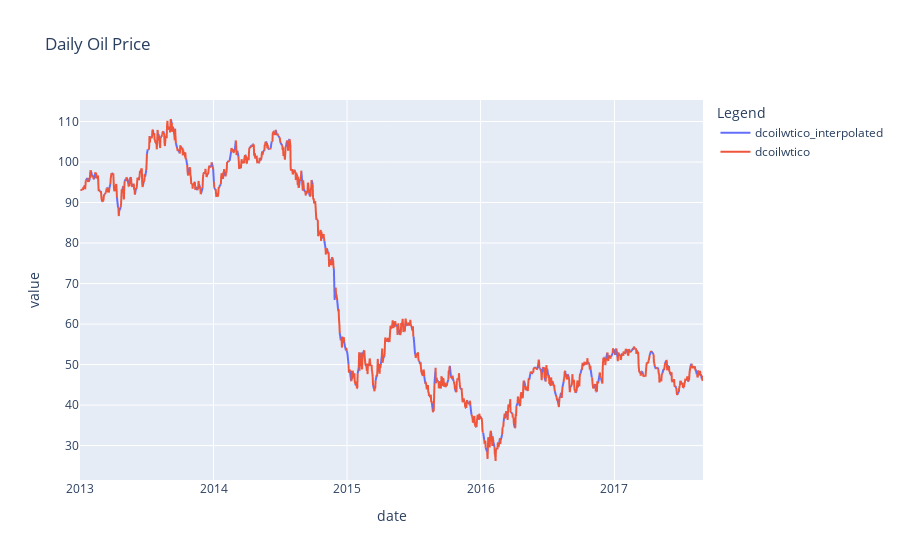

This figure's notebook cell:
### Code cell
# Oil 데이터 interpolation을 통해 NA값 채우기
 oil["date"] = pd.to_datetime(oil.date)
# Resample
oil = oil.set_index("date").dcoilwtico.resample("D").sum().reset_index()
# Interpolate
oil["dcoilwtico"] = np.where(oil["dcoilwtico"] == 0, np.nan, oil["dcoilwtico"])
oil["dcoilwtico_interpolated"] =oil.dcoilwtico.interpolate()
# Plot
p = oil.melt(id_vars=['date']+list(oil.keys()[5:]), var_name='Legend')
px.line(p.sort_values(["Legend", "date"], ascending = [False, True]), x='date', y='value', color='Legend',title = "Daily Oil Price" )

### Figure 1 — Plotly figure (JSON) as saved in the notebook; plotly's stock layout.template omitted (floating-point values rounded to 4 significant figures; data arrays with more than 128 entries replaced by an {"elided": "..."} marker saying what was removed)
{"data": [{"hovertemplate": "Legend=dcoilwtico_interpolated<br>date=%{x}<br>value=%{y}<extra></extra>", "legendgroup": "dcoilwtico_interpolated", "line": {"color": "#636efa", "dash": "solid"}, "marker": {"symbol": "circle"}, "mode": "lines", "name": "dcoilwtico_interpolated", "showlegend": true, "type": "scattergl", "x": {"elided": "1704 str values"}, "xaxis": "x", "y": {"elided": "1704 float values"}, "yaxis": "y"}, {"hovertemplate": "Legend=dcoilwtico<br>date=%{x}<br>value=%{y}<extra></extra>", "legendgroup": "dcoilwtico", "line": {"color": "#EF553B", "dash": "solid"}, "marker": {"symbol": "circle"}, "mode": "lines", "name": "dcoilwtico", "showlegend": true, "type": "scattergl", "x": {"elided": "1704 str values"}, "xaxis": "x", "y": {"elided": "1704 float values"}, "yaxis": "y"}], "layout": {"legend": {"title": {"text": "Legend"}, "tracegroupgap": 0}, "title": {"text": "Daily Oil Price"}, "xaxis": {"anchor": "y", "domain": [0, 1], "title": {"text": "date"}}, "yaxis": {"anchor": "x", "domain": [0, 1], "title": {"text": "value"}}}}
